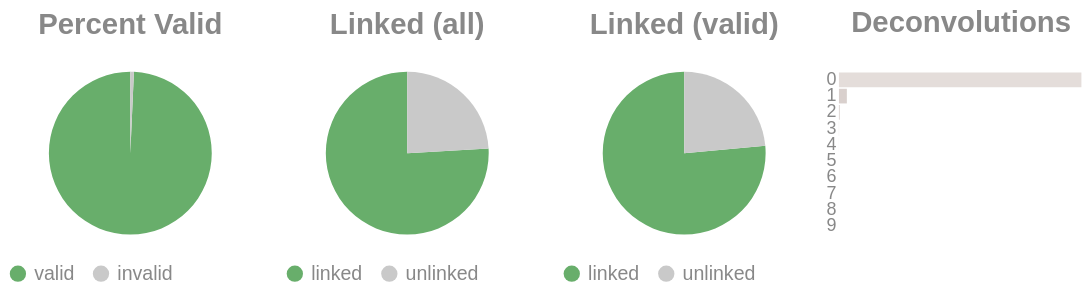

Notebook code cell kept with this figure:
### Code cell
if SKIPLR:
    pass
else:
    clash = Counter()
    for i in valids['molecule'].to_list():
        _mol = i.split("-")
        if len(_mol) == 1:
            clash.update('0')
        else:
            clash.update(_mol[-1])

    _d = {"deconvolutions": [], 'count': []}
    for k,v in clash.items():
        _d['deconvolutions'].append(k)
        _d['count'].append(v)

    tot_valid = valids['reads'].sum()
    mask = valids['reads'] >= 2
    n_linked_reads = valids.filter(mask)['reads'].sum()
    if n_linked_reads == 0:
        print_html("No linked molecules (>=2 reads) were detected; skipping linked-only distributions.")
        SKIPLR = True
    else:
        perc_valid = round(tot_valid / n_reads, 4)
        linked_perc_abs = round(n_linked_reads / n_reads, 4)
        linked_perc = round(n_linked_reads / tot_valid, 4)

    _valid = pl.DataFrame({"valids": ['valid', 'invalid'], "count": [tot_valid, n_reads - tot_valid]})
    _linked_abs = pl.DataFrame({"linked (absolute)": ['linked', 'unlinked'], "count": [n_linked_reads, n_reads - n_linked_reads]})
    _linked_rel = pl.DataFrame({"linked (valids)": ['linked', 'unlinked'], "count": [n_linked_reads, tot_valid - n_linked_reads]})

    (
        alt.hconcat(
            piechart(_valid, goodval = 'valid', title = "Percent Valid"),
            piechart(_linked_abs, goodval = "linked", title =  "Linked (all)"),
            piechart(_linked_rel, goodval = "linked", title =  "Linked (valid)"),
            convolutionbar(pl.DataFrame(_d), title = "Deconvolutions"),
            center = True,
            bounds = 'flush'
        )
        .resolve_scale(color='independent')
        .resolve_legend('independent')
        .properties(usermeta={'embedOptions': {"actions": False}})
    ).display()

### Figure 1 — Vega-Lite specification as saved in the notebook (floating-point values rounded to 4 significant figures)
{"width": "container", "height": 400, "config": {"title": {"anchor": "start", "dy": -15, "fontSize": 18, "color": "#888888", "subtitleColor": "#888888", "subtitleFontSize": 14}, "arc": {"fill": "#0072B2"}, "axis": {"domainColor": "#888888", "domainWidth": 0.5, "gridWidth": 0.2, "grid": false, "titleFontWeight": 400, "titleFontSize": 15, "labelFontSize": 11, "labelColor": "#888888", "tickColor": "#888888", "tickWidth": 0.2, "titleColor": "#888888"}, "axisBand": {"grid": false}, "axisX": {"grid": true, "tickSize": 10, "domainCap": "round"}, "axisY": {"domain": false, "grid": true, "tickSize": 0, "domainCap": "round"}, "background": "transparent", "header": {"labelFontSize": 15, "labelColor": "#888888", "titleFontSize": 15, "titleFontWeight": 600, "titleColor": "#888888"}, "legend": {"labelFont": "sans-serif", "labelFontSize": 12, "labelColor": "#888888", "symbolSize": 100, "symbolType": "circle", "titleFontSize": 12, "titlePadding": 10, "titleColor": "#888888", "title": null}, "range": {"category": ["#E69F00", "#56B4E9", "#009E73", "#F0E442", "#0072B2", "#D55E00", "#CC79A7", "#000000"], "diverging": ["#cfe8f3", "#a2d4ec", "#73bfe2", "#46abdb", "#1696d2", "#12719e"]}, "area": {"fill": "#0072B2", "fillOpacity": 0.7, "line": true, "strokeOpacity": 0.7}, "line": {"color": "#0072B2", "stroke": "#0072B2", "strokeWidth": 2}, "trail": {"color": "#0072B2", "stroke": "#0072B2", "strokeWidth": 0, "size": 1}, "point": {"filled": true, "fillOpacity": 1.0, "size": 95}, "text": {"color": "#888888", "fontSize": 11, "align": "right", "fontWeight": 400, "size": 11}, "bar": {"fill": "#0072B2", "stroke": null}, "view": {"stroke": null, "continuousWidth": 660, "continuousHeight": 400}}, "hconcat": [{"data": {"name": "data-b65d34dc9d184b5013e9a8abfa02505e"}, "mark": {"type": "arc"}, "encoding": {"color": {"field": "valids", "legend": {"orient": "bottom", "title": null}, "scale": {"domain": ["valid", "invalid"], "range": ["#68ae6b", "#C9C9C9"]}, "title": "Valids", "type": "nominal"}, "theta": {"field": "count", "type": "quantitative"}, "tooltip": [{"field": "valids", "title": "Valids", "type": "ordinal"}, {"field": "percent", "format": ".2%", "title": "Percent", "type": "quantitative"}, {"field": "count", "title": "Count", "type": "quantitative"}]}, "height": 100, "title": {"text": "Percent Valid", "align": "center", "anchor": "middle"}, "transform": [{"calculate": "datum.count / 10111972", "as": "percent"}], "width": 150}, {"data": {"name": "data-a31c4432739d883115fcd77a7e3fa6bb"}, "mark": {"type": "arc"}, "encoding": {"color": {"field": "linked (absolute)", "legend": {"orient": "bottom", "title": null}, "scale": {"domain": ["linked", "unlinked"], "range": ["#68ae6b", "#C9C9C9"]}, "title": "Linked (Absolute)", "type": "nominal"}, "theta": {"field": "count", "type": "quantitative"}, "tooltip": [{"field": "linked (absolute)", "title": "Linked (Absolute)", "type": "ordinal"}, {"field": "percent", "format": ".2%", "title": "Percent", "type": "quantitative"}, {"field": "count", "title": "Count", "type": "quantitative"}]}, "height": 100, "title": {"text": "Linked (all)", "align": "center", "anchor": "middle"}, "transform": [{"calculate": "datum.count / 10111972", "as": "percent"}], "width": 150}, {"data": {"name": "data-6b824e4ffb93527c492f32a781f45210"}, "mark": {"type": "arc"}, "encoding": {"color": {"field": "linked (valids)", "legend": {"orient": "bottom", "title": null}, "scale": {"domain": ["linked", "unlinked"], "range": ["#68ae6b", "#C9C9C9"]}, "title": "Linked (Valids)", "type": "nominal"}, "theta": {"field": "count", "type": "quantitative"}, "tooltip": [{"field": "linked (valids)", "title": "Linked (Valids)", "type": "ordinal"}, {"field": "percent", "format": ".2%", "title": "Percent", "type": "quantitative"}, {"field": "count", "title": "Count", "type": "quantitative"}]}, "height": 100, "title": {"text": "Linked (valid)", "align": "center", "anchor": "middle"}, "transform": [{"calculate": "datum.count / 10040410", "as": "percent"}], "width": 150}, {"data": {"name": "data-615a1bd9d77ebbfff5dcc11c61f414b0"}, "mark": {"type": "bar"}, "encoding": {"color": {"field": "deconvolutions", "legend": null, "scale": {"scheme": "lightgreyred"}, "type": "nominal"}, "tooltip": [{"field": "deconvolutions", "title": "Deconvolutions", "type": "ordinal"}, {"field": "percent", "format": ".2%", "title": "Percent", "type": "quantitative"}, {"field": "count", "title": "Count", "type": "quantitative"}], "x": {"axis": null, "field": "count", "type": "quantitative"}, "y": {"field": "deconvolutions", "sort": "ascending", "title": null, "type": "nominal"}}, "height": 100, "title": {"text": "Deconvolutions", "align": "center", "anchor": "middle"}, "transform": [{"calculate": "datum.count / 4112083", "as": "percent"}], "width": 150}], "bounds": "flush", "center": true, "resolve": {"legend": {"angle": "independent"}, "scale": {"color": "independent"}}, "usermeta": {"embedOptions": {"actions": false}}, "$schema": "https://vega.github.io/schema/vega-lite/v6.1.0.json", "datasets": {"data-b65d34dc9d184b5013e9a8abfa02505e": [{"valids": "valid", "count": 10040410}, {"valids": "invalid", "count": 71562}], "data-a31c4432739d883115fcd77a7e3fa6bb": [{"linked (absolute)": "linked", "count": 7675452}, {"linked (absolute)": "unlinked", "count": 2436520}], "data-6b824e4ffb93527c492f32a781f45210": [{"linked (valids)": "linked", "count": 7675452}, {"linked (valids)": "unlinked", "count": 2364958}], "data-615a1bd9d77ebbfff5dcc11c61f414b0": [{"deconvolutions": "0", "count": 3969317}, {"deconvolutions": "1", "count": 129631}, {"deconvolutions": "2", "count": 10920}, {"deconvolutions": "3", "count": 1720}, {"deconvolutions": "4", "count": 378}, {"deconvolutions": "5", "count": 88}, {"deconvolutions": "6", "count": 20}, {"deconvolutions": "7", "count": 5}, {"deconvolutions": "8", "count": 3}, {"deconvolutions": "9", "count": 1}]}}
